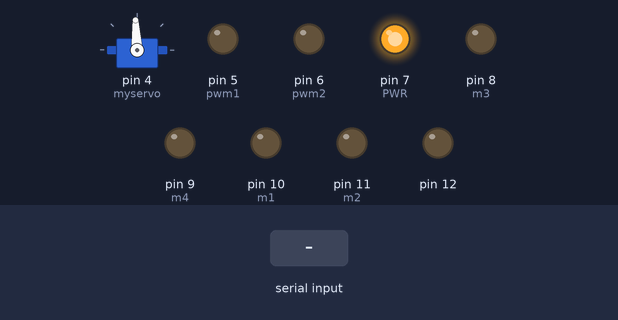
The sketch below on a simulated Arduino Uno, built with avr-gcc and run on an emulated ATmega328P. Parts: servo, output pins drawn as LEDs (lit = HIGH). The test bench sets the inputs (shaded band).

Above: at 2.2 s.
2.3 s: "0" received over the second serial link
At 2.9 s:
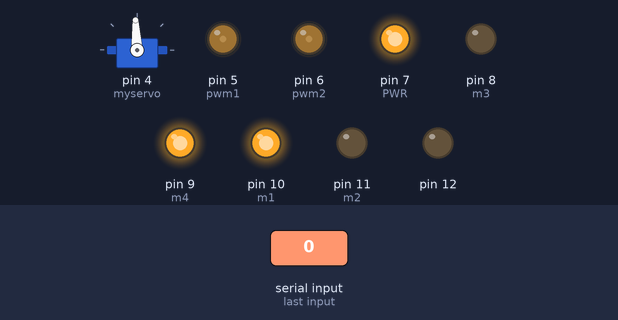
3.8 s: "1" received over the second serial link
At 5.0 s:
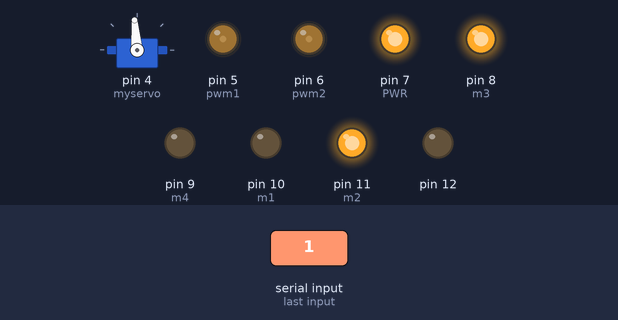
5.3 s: "4" received over the second serial link
At 6.4 s:
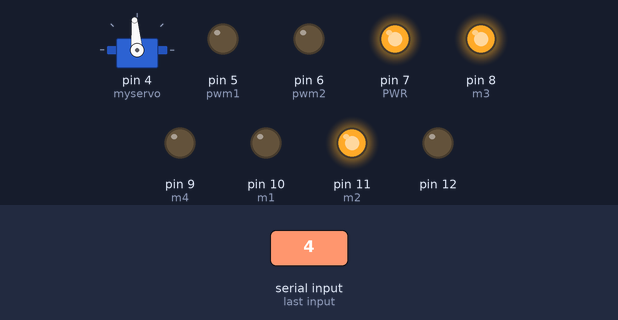
Timing chart, 0 to 8.3 s (numbered marks = the images above; inputs shaded):
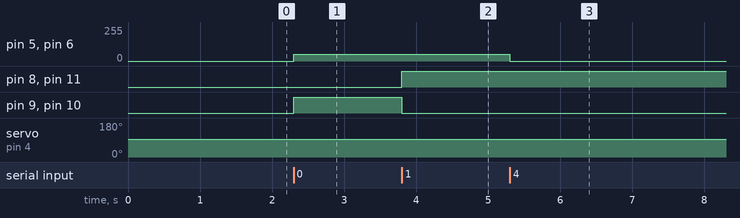

Measured:
- after the input at 2.3 s, pin 5 (pwm1), pin 6 (pwm2): 0/255 → 50/255 at once; pin 9 (m4), pin 10 (m1): LOW → HIGH at once
- after the input at 3.8 s, pin 8 (m3), pin 11 (m2): LOW → HIGH at once; pin 9 (m4), pin 10 (m1): HIGH → LOW at once; servo on pin 4 (myservo): 93° → 95° at once
- after the input at 5.3 s, pin 5 (pwm1), pin 6 (pwm2): 50/255 → 0/255 at once

The sketch:

auto_ard.ino
```cpp
#include <SoftwareSerial.h>
#include <Servo.h>
unsigned char c ;
//#define vcc1 13
#define m1 10
#define m2 11
#define pwm1 5
#define pwm2 6
#define m3 8
#define m4 9

#define Rx 2
#define Tx 3
#define PWR 7

int fcount = 0, bcount = 0, lcount = 0, rcount = 0, scount = 0 ;
int angle = 93, maxright = 113, maxleft = 73 ;

unsigned char cmd = 'f' ;

SoftwareSerial btSerial(Rx, Tx) ;
Servo myservo ;
void setup() {
  pinMode(PWR, OUTPUT) ;
  digitalWrite(PWR, LOW) ;
  pinMode(2, INPUT_PULLUP);
  pinMode(5, OUTPUT) ;
  pinMode(6, OUTPUT) ;
  pinMode(8, OUTPUT) ;
  pinMode(9, OUTPUT) ;
  pinMode(10, OUTPUT) ;
  pinMode(11, OUTPUT) ;
  pinMode(12, OUTPUT) ;
  //pinMode(13, OUTPUT) ;

  digitalWrite(PWR, HIGH) ;

  //digitalWrite(vcc1, HIGH) ;
  analogWrite(pwm1, 0) ;
  analogWrite(pwm2, 0) ;

  myservo.attach(4) ;
  myservo.write(93) ;
  btSerial.begin(9600) ;
  delay(1000) ;
}

void loop() {
  if (btSerial.available()>0){
    c = btSerial.read() ;
      if(c == '0'){//Forward
        fcount++ ;
        cmd = 'f' ;
        if(fcount%1 == 0){
          if(angle > 95){
            angle = angle - 1 ;
          }
          else if(angle < 93){
            angle = angle + 1 ;
          }
          else angle = 93 ;
          myservo.write(angle) ;
          analogWrite(pwm1, 50) ;
          analogWrite(pwm2, 50) ;
          digitalWrite(m3, LOW) ;
          digitalWrite(m4, HIGH) ;
          digitalWrite(m1, HIGH) ;
          digitalWrite(m2, LOW) ;
          fcount = 0 ;
        }
      }
      else if(c == '2'){//Left
              lcount++ ;
              cmd = 'l' ;
              if(lcount%1 == 0){
                if(angle >= maxleft){
                  angle = angle - 1 ;
                }
                else angle = maxleft ;
                myservo.write(angle) ;
                analogWrite(pwm1, 50) ;
                analogWrite(pwm2, 50) ;
                digitalWrite(m3, LOW) ;
                digitalWrite(m4, HIGH) ;
                digitalWrite(m1, HIGH) ;
                digitalWrite(m2, LOW) ;
                lcount = 0 ;
              }
            }
            else if(c == '3'){//Right
                    rcount++ ;
                    cmd = 'r' ;
                    if(rcount%1 == 0){
                      if(angle <= maxright){
                        angle = angle + 1 ;
                      }
                      else angle = maxright ;
                      myservo.write(angle) ;
                      analogWrite(pwm1, 50) ;
                      analogWrite(pwm2, 50) ;
                      digitalWrite(m3, LOW) ;
                      digitalWrite(m4, HIGH) ;
                      digitalWrite(m1, HIGH) ;
                      digitalWrite(m2, LOW) ;
                      rcount = 0 ;
                    }
                  }
                  else if(c == '1'){
                          bcount++ ;
                          cmd = 'd' ;
                          if(bcount%1 == 0){
                            angle = 95 ;
                            myservo.write(angle) ;
                            digitalWrite(m3, HIGH) ;
                            digitalWrite(m4, LOW) ;
                            digitalWrite(m1, LOW) ;
                            digitalWrite(m2, HIGH) ;
                            analogWrite(pwm1, 50) ;
                            analogWrite(pwm2, 50) ;
                            bcount = 0 ;
                          }
                        }
                        else if(c == '4'){
                                  scount++ ;
                                  cmd = 's' ;
                                  if(scount%1 == 0){
                                    analogWrite(pwm1, 0) ;
                                    analogWrite(pwm2, 0) ;
                                    scount = 0 ;
                                  }
                               }
      delay(7) ;
  }

}
```
